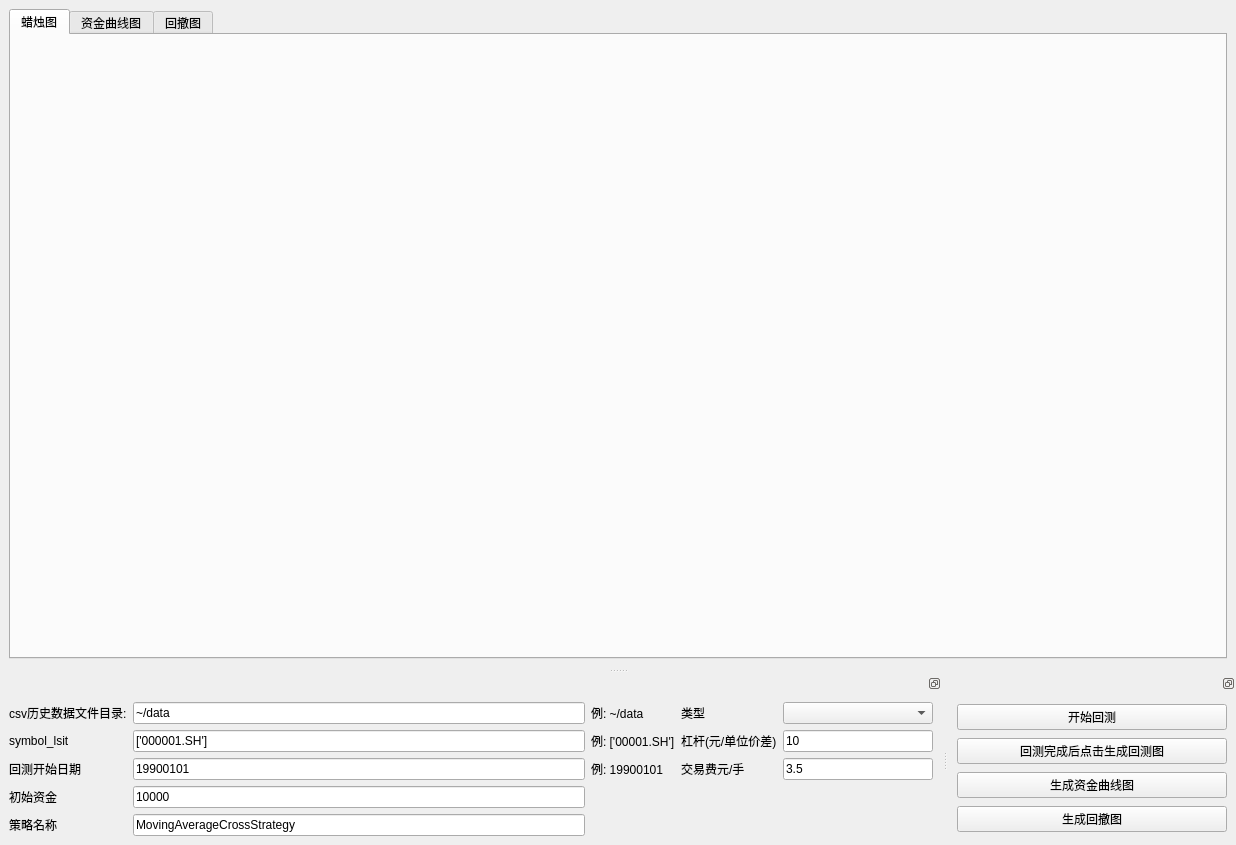
<?xml version="1.0" encoding="UTF-8"?>
<ui version="4.0">
 <class>MainWindow</class>
 <widget class="QMainWindow" name="MainWindow">
  <property name="geometry">
   <rect>
    <x>0</x>
    <y>0</y>
    <width>1236</width>
    <height>845</height>
   </rect>
  </property>
  <property name="windowTitle">
   <string>MainWindow</string>
  </property>
  <property name="dockNestingEnabled">
   <bool>true</bool>
  </property>
  <widget class="QWidget" name="centralwidget">
   <layout class="QHBoxLayout" name="horizontalLayout">
    <item>
     <widget class="QTabWidget" name="tabWidget">
      <property name="currentIndex">
       <number>0</number>
      </property>
      <widget class="QWidget" name="tab">
       <attribute name="title">
        <string>蜡烛图</string>
       </attribute>
       <layout class="QVBoxLayout" name="verticalLayout_2"/>
      </widget>
      <widget class="QWidget" name="tab_2">
       <attribute name="title">
        <string>资金曲线图</string>
       </attribute>
       <layout class="QHBoxLayout" name="horizontalLayout_4"/>
      </widget>
      <widget class="QWidget" name="tab_3">
       <attribute name="title">
        <string>回撤图</string>
       </attribute>
       <layout class="QHBoxLayout" name="horizontalLayout_6"/>
      </widget>
     </widget>
    </item>
   </layout>
  </widget>
  <widget class="QDockWidget" name="dockWidget">
   <property name="sizePolicy">
    <sizepolicy hsizetype="Preferred" vsizetype="Preferred">
     <horstretch>0</horstretch>
     <verstretch>0</verstretch>
    </sizepolicy>
   </property>
   <property name="features">
    <set>QDockWidget::DockWidgetFloatable|QDockWidget::DockWidgetMovable</set>
   </property>
   <attribute name="dockWidgetArea">
    <number>8</number>
   </attribute>
   <widget class="QWidget" name="dockWidgetContents">
    <layout class="QVBoxLayout" name="verticalLayout">
     <item>
      <layout class="QGridLayout" name="gridLayout">
       <item row="1" column="2">
        <widget class="QLabel" name="label_6">
         <property name="text">
          <string>例: ['00001.SH']</string>
         </property>
        </widget>
       </item>
       <item row="1" column="1">
        <widget class="QLineEdit" name="lineEdit_symbol">
         <property name="text">
          <string>['000001.SH']</string>
         </property>
        </widget>
       </item>
       <item row="2" column="0">
        <widget class="QLabel" name="label_3">
         <property name="text">
          <string>回测开始日期</string>
         </property>
        </widget>
       </item>
       <item row="2" column="1">
        <widget class="QLineEdit" name="lineEdit_begindate">
         <property name="text">
          <string>19900101</string>
         </property>
        </widget>
       </item>
       <item row="3" column="0">
        <widget class="QLabel" name="label_8">
         <property name="text">
          <string>初始资金</string>
         </property>
        </widget>
       </item>
       <item row="2" column="2">
        <widget class="QLabel" name="label_7">
         <property name="text">
          <string>例: 19900101</string>
         </property>
        </widget>
       </item>
       <item row="4" column="1">
        <widget class="QLineEdit" name="line_Strategy">
         <property name="text">
          <string>MovingAverageCrossStrategy</string>
         </property>
        </widget>
       </item>
       <item row="0" column="0">
        <widget class="QLabel" name="label">
         <property name="text">
          <string>csv历史数据文件目录:</string>
         </property>
        </widget>
       </item>
       <item row="0" column="2">
        <widget class="QLabel" name="label_5">
         <property name="text">
          <string>例: ~/data</string>
         </property>
        </widget>
       </item>
       <item row="0" column="1">
        <widget class="QLineEdit" name="Hist_path">
         <property name="text">
          <string>~/data</string>
         </property>
        </widget>
       </item>
       <item row="4" column="0">
        <widget class="QLabel" name="label_4">
         <property name="text">
          <string>策略名称</string>
         </property>
        </widget>
       </item>
       <item row="1" column="0">
        <widget class="QLabel" name="label_2">
         <property name="text">
          <string>symbol_lsit</string>
         </property>
        </widget>
       </item>
       <item row="0" column="3">
        <widget class="QLabel" name="label_9">
         <property name="text">
          <string>类型</string>
         </property>
        </widget>
       </item>
       <item row="3" column="1">
        <widget class="QLineEdit" name="lineEdit_Capital">
         <property name="text">
          <string>10000</string>
         </property>
        </widget>
       </item>
       <item row="1" column="3">
        <widget class="QLabel" name="label_lever">
         <property name="text">
          <string>杠杆(元/单位价差)</string>
         </property>
        </widget>
       </item>
       <item row="1" column="4">
        <widget class="QLineEdit" name="lineEdit_lever">
         <property name="maximumSize">
          <size>
           <width>150</width>
           <height>150</height>
          </size>
         </property>
         <property name="text">
          <string>10</string>
         </property>
        </widget>
       </item>
       <item row="2" column="3">
        <widget class="QLabel" name="label_10">
         <property name="text">
          <string>交易费元/手</string>
         </property>
        </widget>
       </item>
       <item row="2" column="4">
        <widget class="QLineEdit" name="lineEdit_commission">
         <property name="maximumSize">
          <size>
           <width>150</width>
           <height>150</height>
          </size>
         </property>
         <property name="text">
          <string>3.5</string>
         </property>
        </widget>
       </item>
       <item row="0" column="4">
        <widget class="QComboBox" name="comboBox_type">
         <property name="currentText">
          <string/>
         </property>
         <property name="currentIndex">
          <number>-1</number>
         </property>
        </widget>
       </item>
      </layout>
     </item>
    </layout>
   </widget>
  </widget>
  <widget class="QDockWidget" name="dockWidget_2">
   <property name="features">
    <set>QDockWidget::DockWidgetFloatable|QDockWidget::DockWidgetMovable</set>
   </property>
   <attribute name="dockWidgetArea">
    <number>8</number>
   </attribute>
   <widget class="QWidget" name="dockWidgetContents_5">
    <layout class="QHBoxLayout" name="horizontalLayout_2">
     <item>
      <layout class="QGridLayout" name="gridLayout_2">
       <item row="1" column="0">
        <widget class="QPushButton" name="pushButton_createpicture">
         <property name="text">
          <string>回测完成后点击生成回测图</string>
         </property>
        </widget>
       </item>
       <item row="2" column="0">
        <widget class="QPushButton" name="pushButton_capital">
         <property name="text">
          <string>生成资金曲线图</string>
         </property>
        </widget>
       </item>
       <item row="0" column="0">
        <widget class="QPushButton" name="pushButton_Backteston">
         <property name="text">
          <string>开始回测</string>
         </property>
        </widget>
       </item>
       <item row="3" column="0">
        <widget class="QPushButton" name="pushButton_drawdown">
         <property name="text">
          <string>生成回撤图</string>
         </property>
        </widget>
       </item>
      </layout>
     </item>
    </layout>
   </widget>
  </widget>
  <action name="action">
   <property name="text">
    <string>打开策略</string>
   </property>
  </action>
 </widget>
 <resources/>
 <connections/>
</ui>
